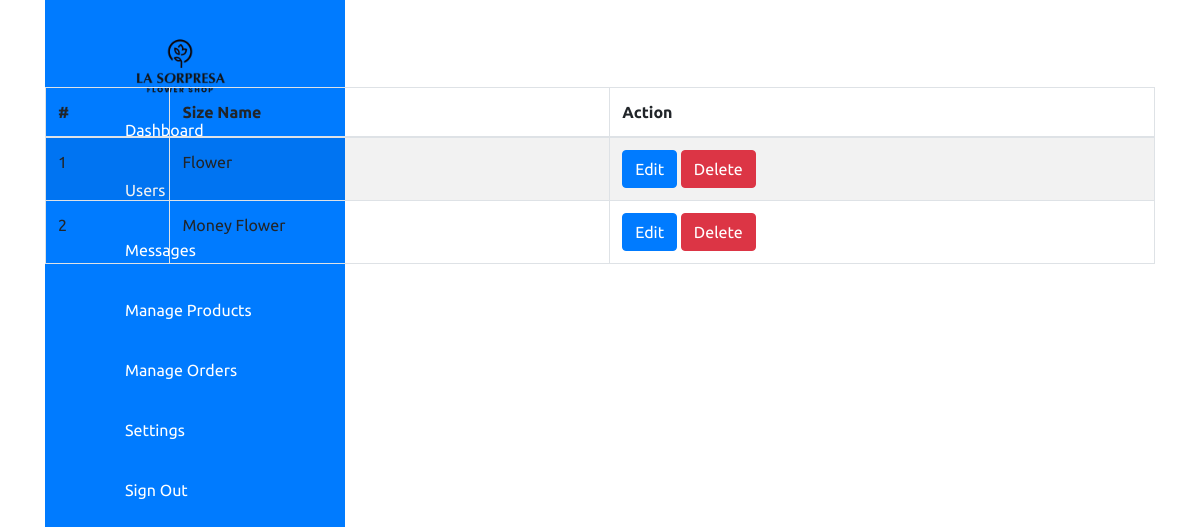
The app's page /admin/settings/type.php (signed in), older data.
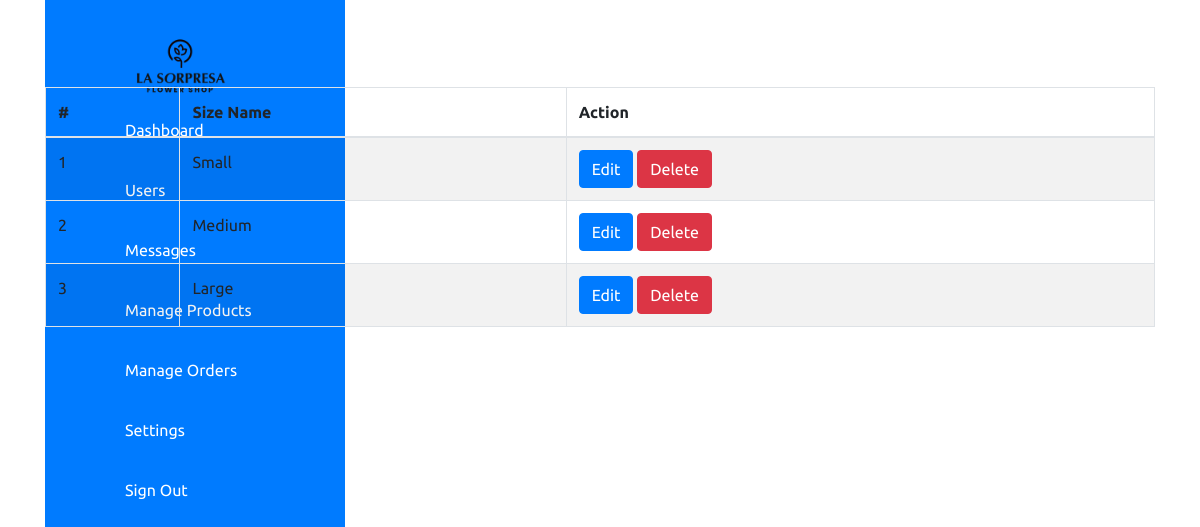
The same page, newer data.
### tables this page shows
CREATE TABLE `type` (
  `type_id` int(11) NOT NULL,
  `type_name` varchar(255) NOT NULL
);

### admin/settings/type.php (the view, shortened to what this page needs)
<?php require("../header.php") ?>
<body>
    <div class="container">
        <div class="navigation">
            <ul>
                <li>
                    <a href="#">
                        <div class="logo-container">
                            <img src="../images/logo.png" alt="Logo" class="logo" />
                        </div>
                        <span class="title"></span>
                    </a>
                </li>
                <li>
                    <a href="../dashboard.php">
                        <span class="icon">
                        </span>
                        <span class="title">Dashboard</span>
                    </a>
                </li>
                <li>
                    <a href="../users.php">
                        <span class="icon">
                        </span>
                        <span class="title">Users</span>
                    </a>
                </li>
                <li>
                    <a href="#">
                        <span class="icon">
                        </span>
                        <span class="title">Messages</span>
                    </a>
                </li>
                <li>
                    <a href="../product/product.php">
                        <span class="icon">
                        </span>
                        <span class="title">Manage Products</span>
                    </a>
                </li>
                <li>
                    <a href="#">
                        <span class="icon">
                        </span>
                        <span class="title">Manage Orders</span>
                    </a>
                </li>
                <li>
                    <a href="../settings.php">
                        <span class="icon">
                        </span>
                        <span class="title">Settings</span>
                    </a>
                </li>
                <li>
                    <a href="../logout.php">
                        <span class="icon">
                        </span>
                        <span class="title">Sign Out</span>
                    </a>
                </li>
            </ul>
        </div>
<section class="content-header">
	<div class="content-header-left">
		<h1>View Size</h1>
	</div>
	<div class="content-header-right">
		<a href="type-add.php" class="btn btn-primary btn-sm">Add New</a>
	</div>
</section>
<section class="content">
  <div class="row">
    <div class="col-md-12">
      <div class="box box-info">
        <div class="box-body table-responsive">
          <table id="example1" class="table table-bordered table-hover table-striped">
			<thead>
			    <tr>
			        <th>#</th>
			        <th>Size Name</th>
			        <th>Action</th>
			    </tr>
			</thead>
            <tbody>
            	<?php
            	$i=0;
            	$statement = $pdo->prepare("SELECT * FROM type ORDER BY type_id ASC");
            	$statement->execute();
            	$result = $statement->fetchAll(PDO::FETCH_ASSOC);
            	foreach ($result as $row) {
            		$i++;
            		?>
					<tr>
	                    <td><?php echo $i; ?></td>
	                    <td><?php echo $row['type_name']; ?></td>
	                    <td>
	                        <a href="type-edit.php?id=<?php echo $row['type_id']; ?>" class="btn btn-primary btn-xs">Edit</a>
	                        <a href="#" class="btn btn-danger btn-xs" data-href="type-delete.php?id=<?php echo $row['type_id']; ?>" data-toggle="modal" data-target="#confirm-delete">Delete</a>
                             </td>
	                </tr>
            		<?php
            	}
            	?>
            </tbody>
          </table>
        </div>
      </div>
</section>

Row changes from the older to the newer data that the page shows:
removed type: type_name "Flower"
removed type: type_name "Money Flower"
added type: type_name "Small"
added type: type_name "Medium"
added type: type_name "Large"
